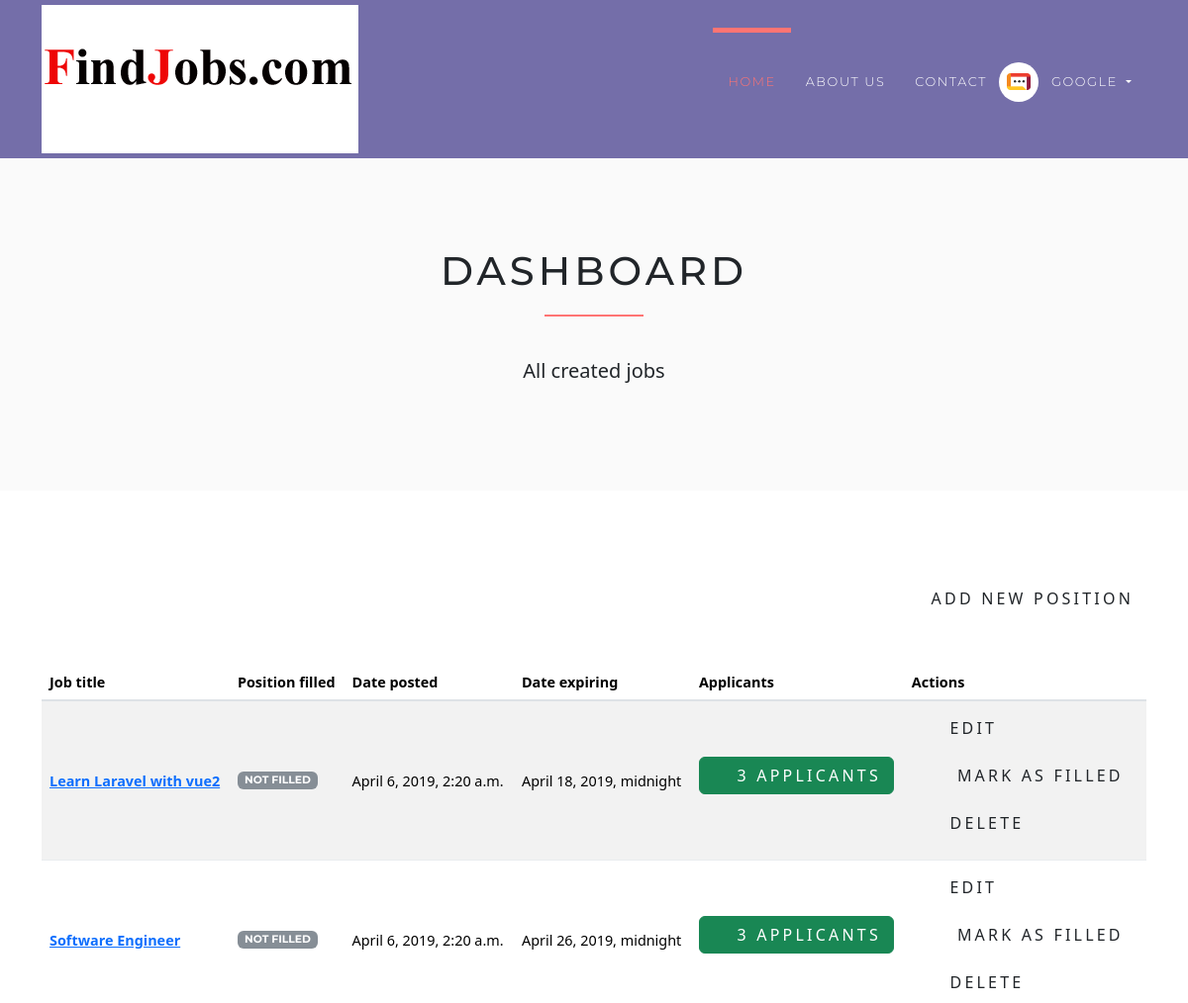
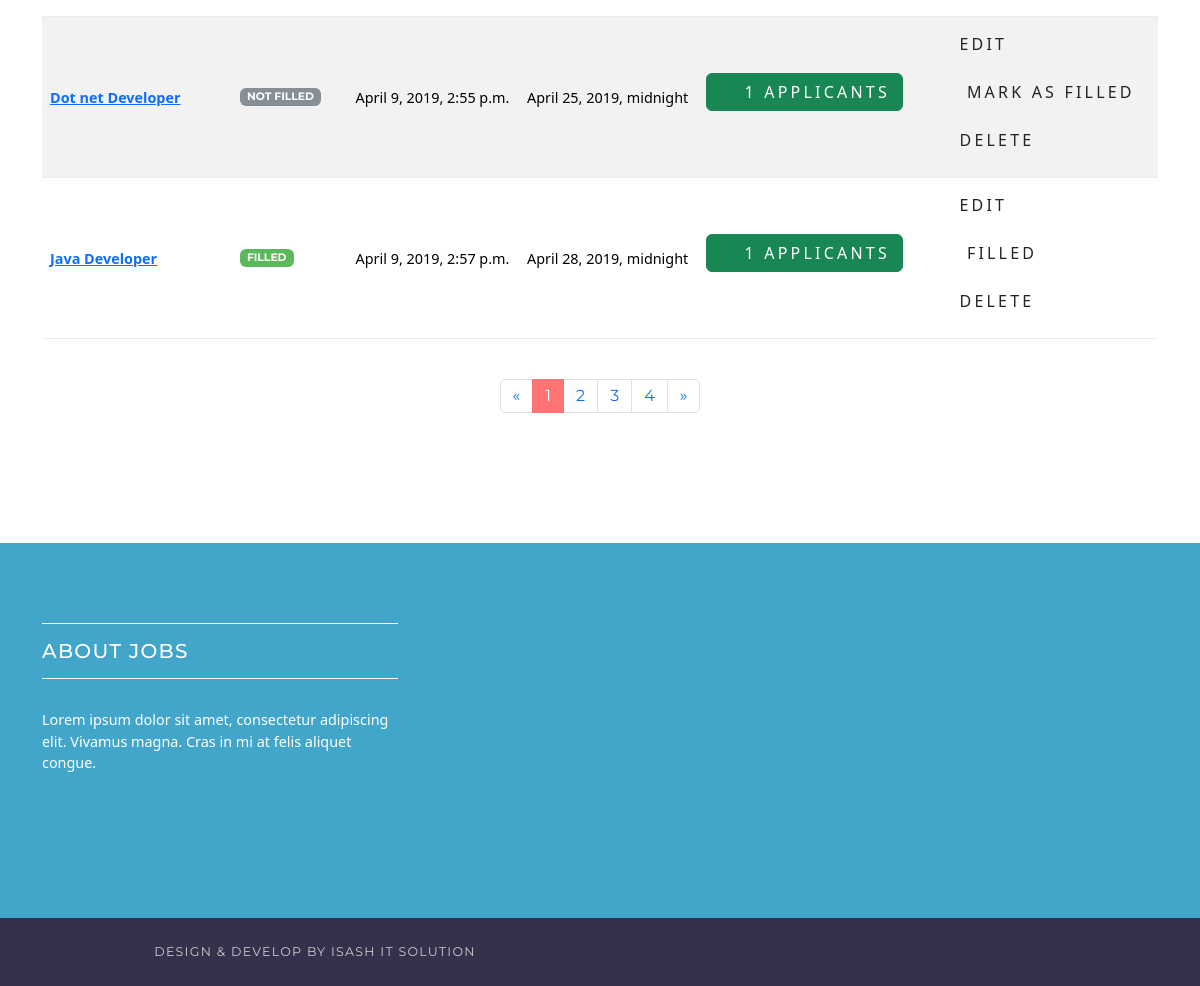
/employer/dashboard (signed in), run on the app's committed database (2 pictures, top to bottom).
### accounts/models.py (models this page shows, shortened)
class User(AbstractUser):
    username = None
    role = models.CharField(max_length=12, error_messages={
        'required': "Role must be provided"
    })
    gender = models.CharField(max_length=10, blank=True, null=True, default="")
    email = models.EmailField(unique=True, blank=False,
                              error_messages={
                                  'unique': "A user with that email already exists.",
                              })
    USERNAME_FIELD = "email"
    REQUIRED_FIELDS = []
    objects = UserManager()

### jobsapp/models.py (models this page shows, shortened)
class Job(models.Model):
    user = models.ForeignKey(User, on_delete=models.CASCADE)
    title = models.CharField(max_length=300)
    description = models.TextField()
    location = models.CharField(max_length=150)
    type = models.CharField(choices=JOB_TYPE, max_length=10)
    category = models.CharField(max_length=100)
    last_date = models.DateTimeField()
    company_name = models.CharField(max_length=100)
    company_description = models.CharField(max_length=300)
    website = models.CharField(max_length=100, default="")
    created_at = models.DateTimeField(default=timezone.now)
    filled = models.BooleanField(default=False)

### jobsapp/views/employer.py (the view)
# urls.py: path('', DashboardView.as_view(), name='employer-dashboard'),
class DashboardView(ListView):
    model = Job
    template_name = 'jobs/employer/dashboard.html'
    context_object_name = 'jobs'
    @method_decorator(login_required(login_url=reverse_lazy('accounts:login')))
    @method_decorator(user_is_employer)
    def dispatch(self, request, *args, **kwargs):
        return super().dispatch(self.request, *args, **kwargs)
    def get_queryset(self):
        return self.model.objects.filter(user_id=self.request.user.id)

### templates/jobs/employer/dashboard.html (shortened to what this page needs)
{% extends 'base.html' %}
{% load static %}
{% block content %}
    <section class="bg-light-gray">
        <div class="container">
            <div class="row">
                <div class="col-lg-8 mx-auto">
                    <h1 class="heading">dashboard</h1>
                    <p class="lead text-center">All created jobs</p>
                </div>
            </div>
        </div>
    </section>
    <section>
        <div class="container">
            <div class="row">
                <div class="col-lg-12 text-right mb-5"><a href="{% url 'jobs:employer-jobs-create' %}"
                                                          class="btn btn-outline-white-primary">
                    <i class="fa fa-plus"></i>Add new position</a></div>
                <div class="col-lg-12">
                    <div class="table-responsive">
                        <table class="table table-striped table-hover table-client-dashboard">
                            <thead>
                            <tr>
                                <th>Job title</th>
                                <th>Position filled</th>
                                <th>Date posted</th>
                                <th>Date expiring</th>
                                <th>Applicants</th>
                                <th>Actions</th>
                            </tr>
                            </thead>
                            <tbody>
                            {% for job in jobs %}
                                <tr>
                                    <th><a href="{% url 'jobs:jobs-detail' job.id %}">{{ job.title }}</a>
                                    </th>
                                    <td>
                                        {% if job.filled %}
                                            <span class="badge badge-success">Filled</span>
                                        {% else %}
                                            <span class="badge badge-secondary">Not Filled</span>
                                        {% endif %}
                                    </td>
                                    <td>{{ job.created_at }}</td>
                                    <td>{{ job.last_date }}</td>
                                    <td>
                                        <a href="{% url 'jobs:employer-dashboard-applicants' job.id %}"
                                           class="btn btn-success">
                                            <i class="fa fa-users"></i>{{ job.applicants.count }}
                                            <span class="hidden-xs hidden-sm">Applicants</span>
                                        </a>
                                    </td>
                                    <td>
                                        <a href="#" class="btn btn-outline-white-secondary">
                                            <i class="fa fa-edit"></i>Edit
                                        </a>
                                        <br>
                                        {% if job.filled %}
                                            <a href="{% url 'jobs:job-mark-filled' job.id %}"
                                               class="btn btn-outline-white-secondary">
                                                <i class="fa fa-check-circle-o"></i>
                                                <span class="hidden-xs hidden-sm">Filled</span>
                                            </a><br>
                                        {% else %}
                                            <a href="{% url 'jobs:job-mark-filled' job.id %}"
                                               class="btn btn-outline-white-secondary">
                                                <i class="fa fa-check-circle-o"></i>
                                                <span class="hidden-xs hidden-sm">Mark as </span>filled
                                            </a><br>
                                        {% endif %}
                                        <a href="#" class="btn btn-outline-white-secondary">
                                            <i class="fa fa-times-circle-o"></i>Delete
                                        </a>
                                    </td>
                                </tr>
                            {% endfor %}
                            </tbody>
                        </table>
                    </div>
                    <div class="pages">
                        <nav aria-label="Page navigation example" class="d-flex justify-content-center mt-4 mb-4">
                            <ul class="pagination">
                                <li class="page-item"><a href="#" aria-label="Previous" class="page-link"><span
                                        aria-hidden="true">«</span><span class="sr-only">Previous</span></a></li>
                                <li class="page-item active"><a href="#" class="page-link">1</a></li>
                                <li class="page-item"><a href="#" class="page-link">2</a></li>
                                <li class="page-item"><a href="#" class="page-link">3</a></li>
                                <li class="page-item"><a href="#" class="page-link">4</a></li>
                                <li class="page-item"><a href="#" aria-label="Next" class="page-link"><span
                                        aria-hidden="true">»</span><span class="sr-only">Next</span></a></li>
                            </ul>
                        </nav>
                    </div>
                </div>
            </div>
        </div>
    </section>
{% endblock %}

### templates/base.html (shortened to what this page needs)
{% load static %}
<html>
<head>
    <link rel="stylesheet"
          href="{% static 'vendor/bootstrap/css/bootstrap.min.css' %}">
    <link rel="stylesheet"
          href="{% static 'vendor/font-awesome/css/font-awesome.min.css' %}">
    <link rel="stylesheet"
          href="{% static 'vendor/owl.carousel/assets/owl.carousel.css' %}">
    <link rel="stylesheet"
          href="{% static 'vendor/owl.carousel/assets/owl.theme.default.css' %}">
    <link rel="stylesheet" href="{% static 'css/style.default.css' %}"
          id="theme-stylesheet">
    <link rel="stylesheet" href="{% static 'css/custom.css' %}">
    <link href="https://cdn.jsdelivr.net/npm/bootstrap@5.3.3/dist/css/bootstrap.min.css" rel="stylesheet" type="text/css">
</head>
<body>
<header class="header">
    <nav class="navbar navbar-expand-lg">
        <div class="container">
            <a href="/" class="navbar-brand">
                <img src="{% static 'img/logo-small.png' %}" alt="logo" class="d-none d-lg-block">
            </a>
            <div id="navbarSupportedContent" class="collapse navbar-collapse">
                <ul class="navbar-nav ml-auto">
                    <li class="nav-item active">
                        <a href="/" class="nav-link">Home <span class="sr-only">(current)</span></a>
                    </li>
                    <li class="nav-item">
                        <a href="#" class="nav-link">About Us</a>
                    </li>
                    <li class="nav-item">
                        <a href="#" class="nav-link">Contact</a>
                    </li>
                    {% if request.user.is_authenticated and request.user.role == 'employer' %}
                        <li class="nav-item dropdown">
                            <a id="clientZone" href="#" data-toggle="dropdown"
                               aria-haspopup="true" aria-expanded="false"
                               class="nav-link dropdown-toggle has-img mb-3 mb-lg-0 mt-3 mt-lg-0">
                                <div class="client-menu-image">
                                    <div class="inner">
                                        <img src="{% static 'img/company-1.png' %}"
                                             alt="company image"
                                             class="img-fluid">
                                    </div>
                                </div>
                                {% if request.user.role == 'employee' %}
                                    {{ request.user.first_name }} {{ request.user.last_name }}
                                {% else %}
                                    {{ request.user.first_name }}
                                {% endif %}
                            </a>
                        </li>
                    {% endif %}
                </ul>
            </div>
        </div>
    </nav>
</header>
<div>
    {% block content %} {% endblock %}
</div>
<footer class="footer">
    <div class="footer__block">
        <div class="container">
            <div class="row">
                <div class="col-lg-4 col-md-12 mb-5">
                    <h4 class="h5">About Jobs</h4>
                    <p> Lorem ipsum dolor sit amet, consectetur adipiscing elit. Vivamus magna. Cras in mi at felis
                        aliquet congue. </p>
                </div>
            </div>
        </div>
    </div>
    <div class="footer__copyright">
        <div class="container">
            <div class="row">
                <div class="col-md-6 text-md-left text-center">
                    <p>Design & Develop By Isash IT solution</p>
                </div>
            </div>
        </div>
    </div>
</footer>
</body>
</html>

### data on the page
User: user.first_name "GOOGLE"
Job: title "Learn Laravel with vue2", filled "NOT FILLED", created_at "April 6, 2019, 2:20 a.m.", last_date "April 18, 2019, midnight", applicants.count "3"
Job: title "Software Engineer", filled "NOT FILLED", created_at "April 6, 2019, 2:20 a.m.", last_date "April 26, 2019, midnight", applicants.count "3"
Job: title "Dot net Developer", filled "NOT FILLED", created_at "April 9, 2019, 2:55 p.m.", last_date "April 25, 2019, midnight", applicants.count "1"
Job: title "Java Developer", filled "FILLED", created_at "April 9, 2019, 2:57 p.m.", last_date "April 28, 2019, midnight", applicants.count "1"
